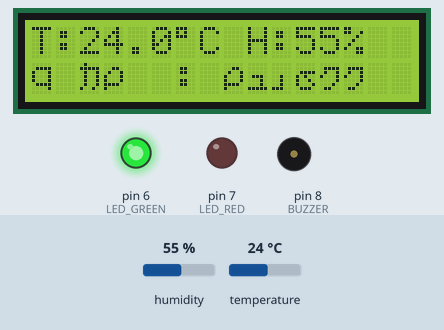
Bench run of a sketch on a simulated Arduino Uno, built with avr-gcc and run on an emulated ATmega328P. On the bench: 16×2 character LCD, output pins drawn as LEDs (lit = HIGH), buzzer (waves = sounding). The inputs (shaded band) are chosen by the test bench; at power-on: humidity 55 %, temperature 24 °C. What the sketch prints to the serial monitor is not drawn.

Above: at 4.7 s.
4.8 s: humidity set to 79 %
At 6.7 s:
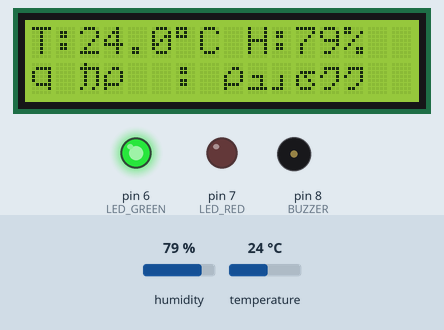
7.8 s: humidity set to 82 %
At 9.5 s:
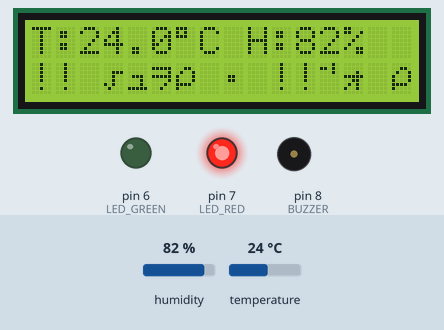
13.9 s: temperature set to 33 °C
At 15.8 s:
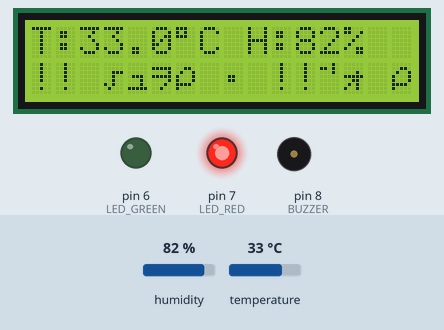
20.0 s: temperature set to 12 °C
At 22.3 s:
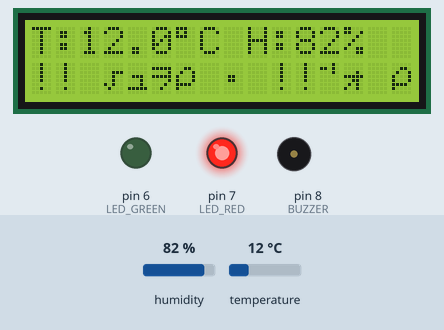
26.2 s: humidity set to 22 %
At 28.1 s:
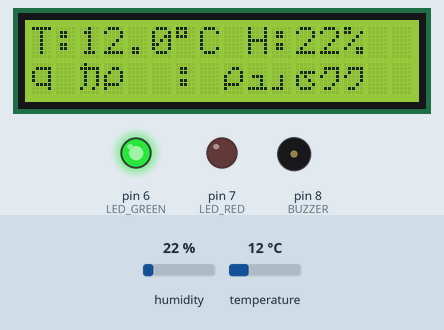
29.2 s: temperature set to 29 °C
At 31.9 s:
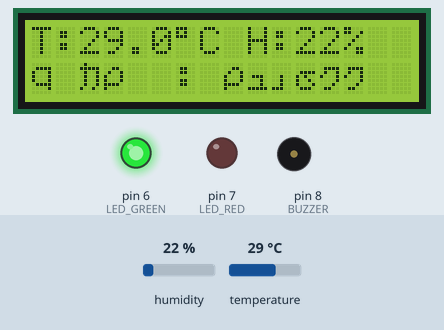
32.4 s: temperature set to 32 °C
Timing chart, 0 to 39.6 s (numbered marks = the images above; inputs shaded):
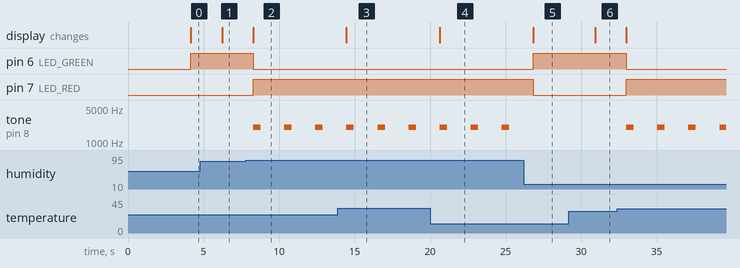

The sketch:

_____.ino
```cpp
/*
 * 综合项目：温度报警器
 * 功能：
 *   1. DHT11 读取温湿度
 *   2. LCD1602 显示数据
 *   3. 超过阈值蜂鸣报警
 *   4. LED 状态指示
 *   5. 串口记录数据
 *
 * 需要安装库：DHT sensor library, LiquidCrystal_I2C
 *
 * 硬件：
 *   DHT11 → D2
 *   LCD I2C → A4(SDA), A5(SCL)
 *   蜂鸣器 → D8
 *   绿灯 → D6，红灯 → D7
 */

#include <DHT.h>
#include <Wire.h>
#include <LiquidCrystal_I2C.h>

#define DHT_PIN  2
#define DHT_TYPE DHT11

DHT dht(DHT_PIN, DHT_TYPE);
LiquidCrystal_I2C lcd(0x27, 16, 2);

const int BUZZER    = 8;
const int LED_GREEN = 6;
const int LED_RED   = 7;

// 报警阈值
float TEMP_HIGH = 30.0;  // 高温报警
float TEMP_LOW  = 10.0;  // 低温报警
float HUMI_HIGH = 80.0;  // 高湿报警

bool alarmActive = false;

void setup() {
  pinMode(BUZZER, OUTPUT);
  pinMode(LED_GREEN, OUTPUT);
  pinMode(LED_RED, OUTPUT);

  dht.begin();
  lcd.init();
  lcd.backlight();
  Serial.begin(9600);

  lcd.setCursor(0, 0);
  lcd.print("  温度报警系统  ");
  lcd.setCursor(0, 1);
  lcd.print("  正在初始化... ");
  delay(2000);

  Serial.println("温度报警器启动");
  Serial.print("高温阈值: "); Serial.print(TEMP_HIGH); Serial.println("°C");
  Serial.print("低温阈值: "); Serial.print(TEMP_LOW); Serial.println("°C");
}

void loop() {
  delay(2000);

  float temp = dht.readTemperature();
  float humi = dht.readHumidity();

  if (isnan(temp) || isnan(humi)) {
    lcd.clear();
    lcd.print("传感器错误!");
    return;
  }

  // 判断报警条件
  bool tempAlarm = (temp > TEMP_HIGH || temp < TEMP_LOW);
  bool humiAlarm = (humi > HUMI_HIGH);
  alarmActive = tempAlarm || humiAlarm;

  // 更新 LCD
  lcd.setCursor(0, 0);
  lcd.print("T:");
  lcd.print(temp, 1);
  lcd.print((char)223);
  lcd.print("C H:");
  lcd.print(humi, 0);
  lcd.print("%  ");

  lcd.setCursor(0, 1);
  if (alarmActive) {
    lcd.print("!! 警报 !!");
    if (tempAlarm) lcd.print(temp > TEMP_HIGH ? "高温" : "低温");
    if (humiAlarm) lcd.print("高湿");
  } else {
    lcd.print("状态: 正常      ");
  }

  // LED 和蜂鸣器
  if (alarmActive) {
    digitalWrite(LED_RED, HIGH);
    digitalWrite(LED_GREEN, LOW);
    tone(BUZZER, 2000, 500);
  } else {
    digitalWrite(LED_RED, LOW);
    digitalWrite(LED_GREEN, HIGH);
    noTone(BUZZER);
  }

  // 串口记录
  Serial.print(millis()/1000);
  Serial.print("s T=");
  Serial.print(temp, 1);
  Serial.print("°C H=");
  Serial.print(humi, 1);
  Serial.print("% ");
  Serial.println(alarmActive ? "⚠️ 报警!" : "正常");
}
```

Measured:
- the behaviour switches between 80 and 81 % on humidity (found by bisection; images 1 and 2)
- after the input at 4.8 s, the display: changes after 1.4 s (image 1)
- after the input at 7.8 s, pin 6 (LED_GREEN): HIGH → LOW after 0.49 s; pin 7 (LED_RED): LOW → HIGH after 0.49 s; tone on pin 8 (BUZZER): alternates 2000 Hz for 0.50 s and silent for 1.6 s, starting after 0.49 s; the display: changes after 0.49 s (image 2)
- after the input at 13.9 s, the display: changes after 0.57 s (image 3)
- after the input at 20.0 s, the display: changes after 0.65 s (image 4)
- after the input at 26.2 s, pin 6 (LED_GREEN): LOW → HIGH after 0.62 s; pin 7 (LED_RED): HIGH → LOW after 0.62 s; tone on pin 8 (BUZZER): stays silent (without the input it goes to 2000 Hz after 0.62 s); the display: changes after 0.62 s (image 5)
- after the input at 29.2 s, the display: changes after 1.7 s (image 6)
- after the input at 32.4 s, pin 6 (LED_GREEN): HIGH → LOW after 0.60 s; pin 7 (LED_RED): LOW → HIGH after 0.60 s; tone on pin 8 (BUZZER): alternates 2000 Hz for 0.50 s and silent for 1.6 s, starting after 0.60 s
